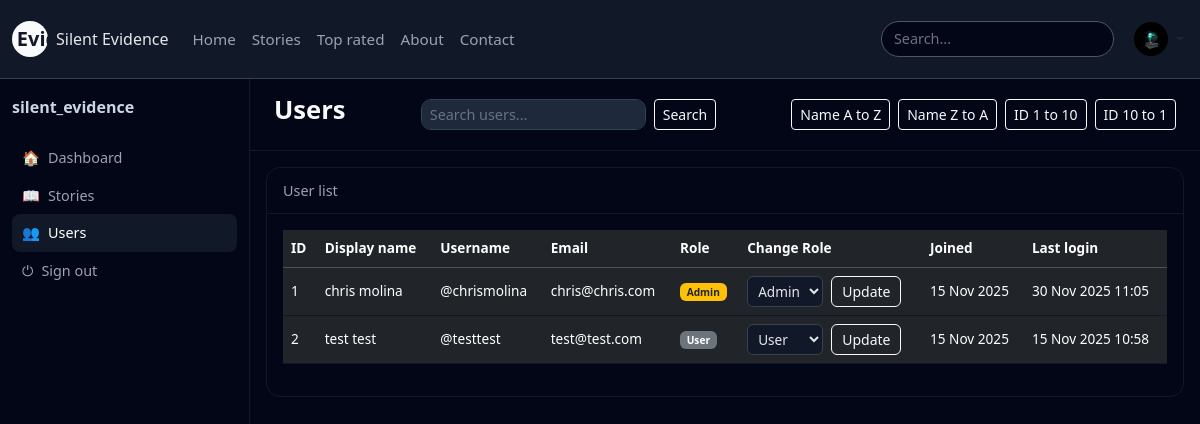
/users_list.php?sort=az (signed in), run on the app's committed database.
### tables this page shows
CREATE TABLE `users` (
  `id` int(10) UNSIGNED NOT NULL,
  `username` varchar(50) NOT NULL,
  `email` varchar(190) NOT NULL,
  `password_hash` varchar(255) NOT NULL,
  `display_name` varchar(100) NOT NULL,
  `avatar` varchar(255) DEFAULT NULL,
  `bio` text DEFAULT NULL,
  `role` enum('user','admin') NOT NULL DEFAULT 'user',
  `created_at` datetime NOT NULL DEFAULT current_timestamp(),
  `last_login` datetime DEFAULT NULL
);

### users_list.php (the view, shortened to what this page needs)
<?php
require 'include/db.php';
$search = trim($_GET['q'] ?? '');
$sort   = $_GET['sort'] ?? '';
$params = [];
$sql = 'SELECT id, username, display_name, email, role, created_at, last_login FROM users';
if ($sort === 'az') {
    $sql .= ' ORDER BY display_name ASC';
} elseif ($sort === 'za') {
    $sql .= ' ORDER BY display_name DESC';
} elseif ($sort === 'id_asc') {
    $sql .= ' ORDER BY id ASC';
} elseif ($sort === 'id_desc') {
    $sql .= ' ORDER BY id DESC';
} else {
    $sql .= ' ORDER BY created_at DESC';
}
$stmt = $pdo->prepare($sql);
$stmt->execute($params);
$users = $stmt->fetchAll();
?>
<!doctype html>
<html lang="en">
<head>
    <link rel="stylesheet" href="css/style.css">
    <link href="https://cdn.jsdelivr.net/npm/bootstrap@5.3.3/dist/css/bootstrap.min.css" rel="stylesheet">
</head>
<body>
    <?php include 'include/header.php'; ?>
    <div class="layout-wrapper">
        <aside class="sidebar">
            <div class="sidebar-title">silent_evidence</div>
            <a href="dashboard.php" class="side-link"><span>🏠</span>Dashboard</a>
            <a href="stories_list.php" class="side-link"><span>📖</span>Stories</a>
            <a href="users_list.php" class="side-link active"><span>👥</span>Users</a>
            <div style="margin-top:auto">
                <a href="logout.php" class="side-link"><span>⏻</span>Sign out</a>
            </div>
        </aside>
        <div class="main-area">
            <div class="main-header d-flex flex-wrap justify-content-between gap-2 align-items-center">
                <h1 class="page-title">Users</h1>
                <form method="get" class="d-flex gap-2">
                    <input
                        type="text"
                        name="q"
                        class="form-control form-control-sm"
                        placeholder="Search users..."
                        value="<?php echo htmlspecialchars($search); ?>">
                    <button class="btn btn-outline-light btn-sm">Search</button>
                </form>
                <div class="d-flex flex-wrap gap-2">
                    <a href="?sort=az<?php echo $search ? '&q=' . urlencode($search) : ''; ?>"
                        class="btn btn-sm btn-outline-light">Name A to Z</a>
                    <a href="?sort=za<?php echo $search ? '&q=' . urlencode($search) : ''; ?>"
                        class="btn btn-sm btn-outline-light">Name Z to A</a>
                    <a href="?sort=id_asc<?php echo $search ? '&q=' . urlencode($search) : ''; ?>"
                        class="btn btn-sm btn-outline-light">ID 1 to 10</a>
                    <a href="?sort=id_desc<?php echo $search ? '&q=' . urlencode($search) : ''; ?>"
                        class="btn btn-sm btn-outline-light">ID 10 to 1</a>
                </div>
            </div>
            <div class="main-content p-3">
                <div class="card-dark">
                    <div class="card-dark-header">User list</div>
                    <div class="card-dark-body">
                        <?php if (!$users): ?>
                            <p class="small text-muted">No users found.</p>
                        <?php else: ?>
                            <div class="table-responsive">
                                <table class="table table-dark table-hover align-middle table-dark-custom">
                                    <thead>
                                        <tr>
                                            <th>ID</th>
                                            <th>Display name</th>
                                            <th>Username</th>
                                            <th>Email</th>
                                            <th>Role</th>
                                            <th>Change Role</th>
                                            <th>Joined</th>
                                            <th>Last login</th>
                                        </tr>
                                    </thead>
                                    <tbody>
                                        <?php foreach ($users as $u): ?>
                                            <tr>
                                                <td><?php echo $u['id']; ?></td>
                                                <td><?php echo htmlspecialchars($u['display_name']); ?></td>
                                                <td>@<?php echo htmlspecialchars($u['username']); ?></td>
                                                <td><?php echo htmlspecialchars($u['email']); ?></td>
                                                <td>
                                                    <?php
                                                    echo $u['role'] === 'admin'
                                                        ? '<span class="badge bg-warning text-dark">Admin</span>'
                                                        : '<span class="badge bg-secondary">User</span>';
                                                    ?>
                                                </td>
                                                <td>
                                                    <form method="post" class="role-form d-flex gap-2">
                                                        <select name="new_role">
                                                            <option value="user" <?php if ($u['role'] === 'user') echo 'selected'; ?>>User</option>
                                                            <option value="admin" <?php if ($u['role'] === 'admin') echo 'selected'; ?>>Admin</option>
                                                        </select>
                                                        <button class="btn btn-sm btn-outline-light">Update</button>
                                                    </form>
                                                </td>
                                                <td><?php echo date('d M Y', strtotime($u['created_at'])); ?></td>
                                                <td>
                                                    <?php echo $u['last_login']
                                                        ? date('d M Y H:i', strtotime($u['last_login']))
                                                        : '<span class="text-muted small">Never</span>'; ?>
                                                </td>
                                            </tr>
                                        <?php endforeach; ?>
                                    </tbody>
                                </table>
                            </div>
                        <?php endif; ?>
                    </div>
                </div>
            </div>
        </div>
    </div>
</body>
</html>

### css/style.css (style rules this page uses)
body { background-color: #020617; color: #cbd5e1; font-family: system-ui, -apple-system, BlinkMacSystemFont, "Segoe UI", sans-serif; margin: 0; padding: 0; }
a { text-decoration: none; }
h1 { font-weight: 700; font-size: 2rem; color: #f9fafb; }
.layout-wrapper { display: flex; min-height: 100vh; }
.sidebar { width: 250px; background-color: #020617; border-right: 1px solid #111827; padding: 16px 12px; }
.sidebar-title { font-size: 1rem; font-weight: 600; margin-bottom: 20px; }
.side-link { display: flex; align-items: center; gap: 8px; padding: 8px 10px; font-size: 0.9rem; color: #9ca3af; border-radius: 8px; text-decoration: none; }
.side-link:hover, .side-link.active { background-color: #111827; color: #ffffff; }
.main-area { flex: 1; background-color: #020617; }
.main-header { padding: 16px 24px; border-bottom: 1px solid #111827; }
.main-content { padding: 20px 24px 32px; }
.page-title { font-size: 1.6rem; font-weight: 600; margin: 0; }
.card-dark { background-color: #020617; border: 1px solid #111827; border-radius: 14px; }
.card-dark-header { border-bottom: 1px solid #111827; padding: 12px 16px; font-size: 0.9rem; color: #9ca3af; }
.card-dark-body { padding: 16px; }
.table-dark-custom { font-size: 0.85rem; }
.table-dark-custom thead { color: #9ca3af; }
.table-dark-custom tbody tr td { border-color: #111827; }
.card-dark { background-color: #020617; border-radius: 16px; border: 1px solid #111827; }
.card-dark-header { border-bottom: 1px solid #111827; padding: 14px 16px; font-size: 0.95rem; color: #9ca3af; }
.form-control { background-color: #1e293b; border-color: #334155; color: #e2e8f0 !important; border-radius: 10px; font-size: 0.9rem; }
.form-control::placeholder { color: #64748b; }
.table-dark-custom tbody td { border-color: #111827; }
.form-control { background-color: #111827; border-color: #1f2937; color: #e5e7eb; }
.form-control { background-color: #1e2030; border: 1px solid #333447; color: #ffffff; }
.form-control { background-color: #1e293b; border-color: #334155; color: #ffffff !important; }
.page-title { font-size: 1.6rem; font-weight: 600; margin-bottom: 8px; }
.form-control::placeholder { color: #6b7280; }
.side-link.active, .side-link:hover { background-color: #111827; color: #fff; }
form.role-form select { background-color: #111827; color: #e5e7eb; border-color: #374151; border-radius: 6px; padding: 4px 6px; }
form.role-form button { border-radius: 6px; padding: 3px 10px; }

### data on the page
users: id "1", display_name "chris molina", username "chrismolina", email "chris@chris.com", shows "Admin", new_role "Admin", created_at "15 Nov 2025", last_login "30 Nov 2025 11:05"
users: id "2", display_name "test test", username "testtest", email "test@test.com", shows "User", new_role "User", created_at "15 Nov 2025", last_login "15 Nov 2025 10:58"
